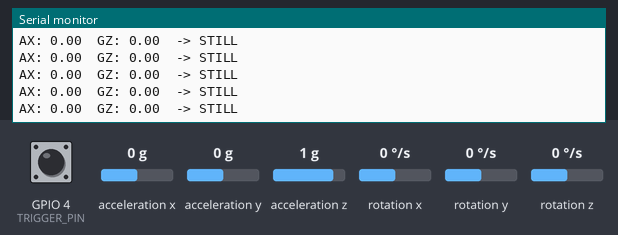
Recording of a sketch running on a simulated ESP32. Shown: the last lines printed to the serial monitor. The inputs (shaded band) are chosen by the test bench; at power-on: acceleration x 0 g, GPIO 4 (TRIGGER_PIN) HIGH, acceleration y 0 g, acceleration z 1 g, rotation x 0 °/s, rotation y 0 °/s, rotation z 0 °/s. WiFi joins after 1.5 s; servers stay silent unless stated.

Above: at 2.7 s.
2.8 s: acceleration x set to -0.2 g
At 2.85 s:
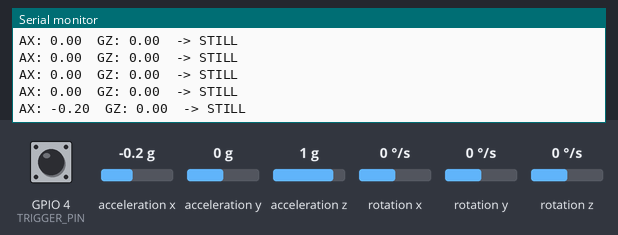
4.3 s: acceleration x set to -0.5 g
At 4.33 s:
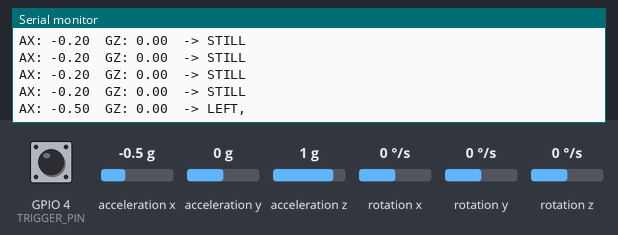

Measured:
- the behaviour switches between -0.3 and -0.4 g on acceleration x (found by bisection; images 1 and 2)
- after the input at 2.8 s, the serial monitor: prints a new line at once (image 1)
- after the input at 4.3 s, the serial monitor: prints a new line at once (image 2)

The sketch:

contorler.ino
```cpp
#include <Wire.h>
#include <WiFi.h>
#include <WebSocketsClient.h>
#include <MPU9250_asukiaaa.h>

// ---------------------------------------------------------
// Configuration
// ---------------------------------------------------------
const char* ssid = "CSD";
const char* password = "csd@NITK2014";

const char* ws_host = "10.100.82.44";
const uint16_t ws_port = 8080;

// Buttons
const int TRIGGER_PIN = 4; // Physical button for Rune Drawing

MPU9250_asukiaaa mpu;
WebSocketsClient webSocket;

// State tracking
bool isTriggerPressed = false;
unsigned long lastFlickTime = 0;
const int FLICK_COOLDOWN = 500; // ms

void setup() {
  Serial.begin(115200);
  pinMode(TRIGGER_PIN, INPUT_PULLUP);

  Wire.begin(8, 9);
  mpu.setWire(&Wire);

  mpu.beginAccel();
  mpu.beginGyro();
  Serial.println("MPU Started");

  WiFi.begin(ssid, password);
  while (WiFi.status() != WL_CONNECTED) {
    delay(500);
    Serial.print(".");
  }
  Serial.println("\nWiFi connected.");

  webSocket.begin(ws_host, ws_port, "/");
  webSocket.onEvent(webSocketEvent);
  webSocket.setReconnectInterval(5000);
}

void loop() {
  webSocket.loop();

  mpu.accelUpdate();
  mpu.gyroUpdate();

  float ax = mpu.accelX();
  float ay = mpu.accelY();
  float az = mpu.accelZ();
  float gx = mpu.gyroX();
  float gy = mpu.gyroY();
  float gz = mpu.gyroZ();

  // Read Trigger Button
  bool currentTrigger = digitalRead(TRIGGER_PIN) == LOW;

  if (currentTrigger != isTriggerPressed) {
    isTriggerPressed = currentTrigger;
    if (isTriggerPressed) sendAction("TRIGGER_PRESS");
    else sendAction("TRIGGER_RELEASE");
  }

  unsigned long currentTime = millis();

  if (currentTime - lastFlickTime > FLICK_COOLDOWN) {
    if (az > 1.5) {
      sendAction("FLICK_UP");
      lastFlickTime = currentTime;
    } else if (ay > 1.5) {
      sendAction("THRUST_FORWARD");
      lastFlickTime = currentTime;
    } else if (abs(ax) > 1.5) {
      sendAction("FLICK_HORIZONTAL");
      lastFlickTime = currentTime;
    }
  }

  static unsigned long lastUpdate = 0;
  if (currentTime - lastUpdate > 50) {
    String payload = "{\"type\":\"motion\", \"ax\":" + String(ax) +
                     ", \"ay\":" + String(ay) +
                     ", \"az\":" + String(az) +
                     ", \"gx\":" + String(gx) +
                     ", \"gy\":" + String(gy) +
                     ", \"gz\":" + String(gz) + "}";
    webSocket.sendTXT(payload);

    // --- Web Serial API Support for Runeborn Game ---
    String direction = "";

    // 1. Block / Defend (Trigger Button)
    if (digitalRead(TRIGGER_PIN) == LOW) {
      direction += "DOWN,";
    }

    // 2. Movement (Accelerometer)
    // Tilt Left / Right
    if (ax > 0.4) direction += "RIGHT,";
    else if (ax < -0.4) direction += "LEFT,";

    // 3. Attacks & Combos (Gyro Flicks)
    static int comboStep = 0;
    static unsigned long lastTwistTime = 0;
    static bool isTwisting = false;
    static int totalAttacks = 0; // Charge meter for Ultimate

    // Reset combo if more than 1.5 seconds have passed since the last twist
    if (currentTime - lastTwistTime > 1500) {
      comboStep = 0;
    }

    if (gz > 250) {
      if (!isTwisting) {
        isTwisting = true;
        comboStep++;
        totalAttacks++; // Charge the ultimate!
        lastTwistTime = currentTime;
      }

      // Output the attack based on the current combo step
      if (comboStep == 1 || comboStep == 2) {
        direction += "ATK1,";
      } else if (comboStep == 3) {
        direction += "ATK2,";
      } else if (comboStep >= 4) {
        direction += "ATK3,";
        if (comboStep >= 4) comboStep = 0; // Reset after a full combo
      }
    }
    else {
      // If they twist counter-clockwise, shortcut to ATK2
      if (gz < -250) {
        if (!isTwisting) {
           isTwisting = true;
           totalAttacks++;
        }
        direction += "ATK2,";
      }
      // Flick Pitch UP (Jump)
      else if (gy > 250) {
        direction += "UP,";
      }
      // Flick Pitch DOWN (Special Attack - Requires 13 Charges)
      else if (gy < -250) {
        if (totalAttacks >= 13) {
          direction += "SPECIAL,";
          totalAttacks = 0; // Reset charges after using ultimate!
        }
      }

      // When gyro drops below 200, we consider the twist "finished" and ready for the next flick
      if (abs(gz) < 200 && abs(gy) < 200) {
        isTwisting = false;
      }
    }

    if (direction == "") {
      direction = "STILL";
    }

    Serial.print("AX: "); Serial.print(ax);
    Serial.print("  GZ: "); Serial.print(gz);
    Serial.print("  -> ");
    Serial.println(direction);

    lastUpdate = currentTime;
  }
}

void sendAction(String action) {
  String payload = "{\"type\":\"action\", \"value\":\"" + action + "\"}";
  webSocket.sendTXT(payload);
}

void webSocketEvent(WStype_t type, uint8_t * payload, size_t length) {}
```
